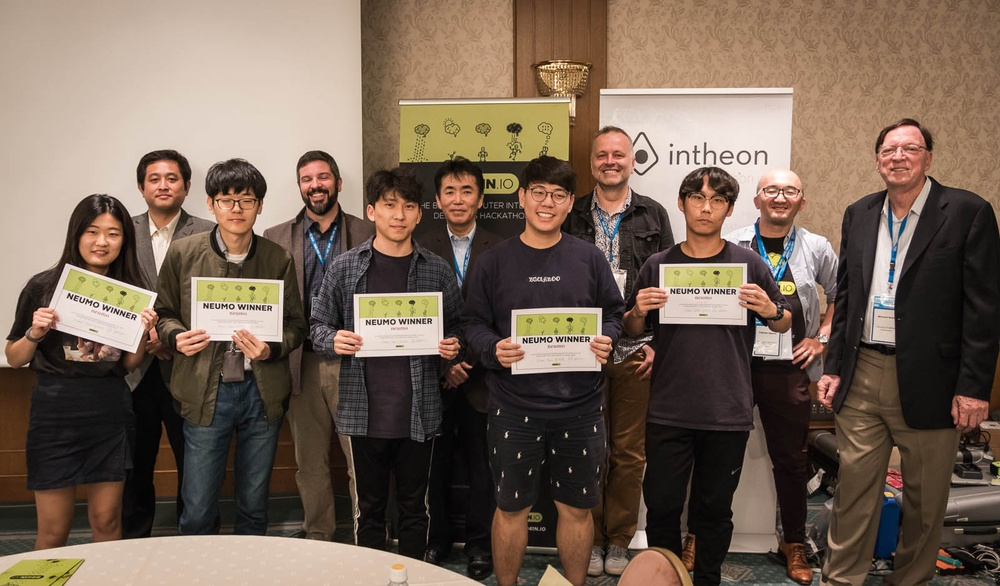
#> input picture [3]PROJECT/Face detection/test.jpg, 1000 x 586 px, shrunk from 1600 x 937 before the run
$ python cv2_test.py
#> lines starting #> are read from the running program, lines starting #| are printed output that depends on the picture; after the words box and inside, x2 and y2 are one past the last pixel; in counts of white or black regions, pixels touching at a corner belong together
import cv2

path = 'C:/Users/jhpark/PycharmProjects/test/venv/Lib/site-packages/cv2/data/'
face_cascade = cv2.CascadeClassifier(path+'haarcascade_frontalface_default.xml')
eye_cascade = cv2.CascadeClassifier(path+'haarcascade_eye.xml')

# img = cv2.imread('test.jpg', cv2.IMREAD_COLOR)
# cv2.imshow('image title', img)
#
# cv2.waitKey(0) & 0xFF
#
# cv2.destroyAllWindows()

img = cv2.imread('test.jpg')
#> img is the input picture: shape (586, 1000, 3); mean B, G, R 84.8, 98.9, 117
gray = cv2.cvtColor(img, cv2.COLOR_BGR2GRAY)
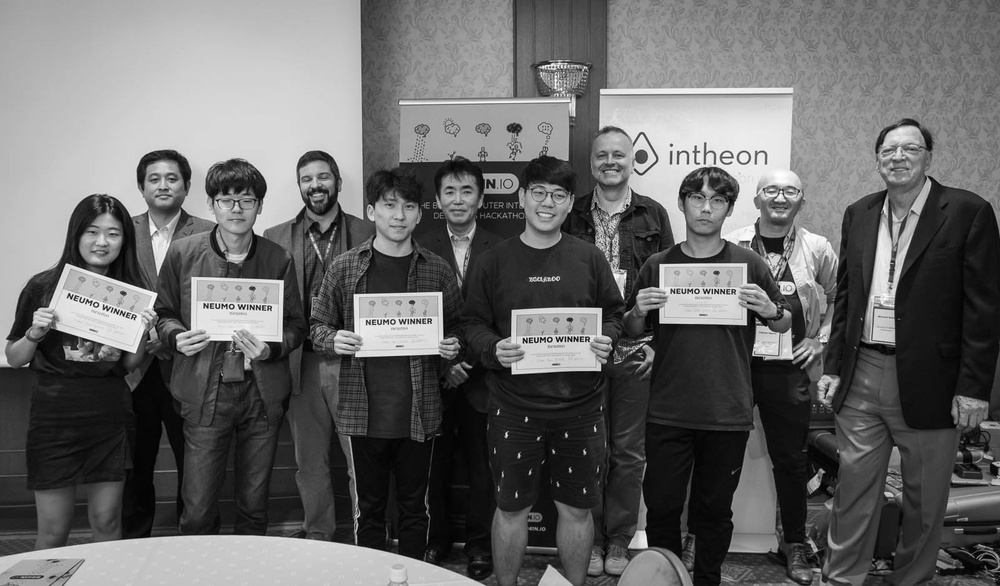
#> gray: shape (586, 1000); min 0, max 255, mean 102.7

faces = face_cascade.detectMultiScale(gray, 1.23, 5)
#> faces = [[585, 135, 49, 49], [874, 128, 52, 52], [136, 158, 54, 54], [292, 158, 49, 49], [522, 174, 54, 54], [432, 171, 52, 52], [371, 184, 57, 57], [74, 212, 55, 55], [680, 178, 55, 55]]

for (x,y,w,h) in faces:
    cv2.rectangle(img, (x,y),(x+w,y+h),(255,0,0),2)
    roi_gray = gray[y:y+h, x:x+w]
    roi_color = img[y:y+h, x:x+w]
    eyes = eye_cascade.detectMultiScale(roi_gray)
    for (ex,ey,ew,eh) in eyes:
        cv2.rectangle(roi_color, (ex,ey), (ex+ew,ey+eh),(0,255,0),2)
#> this loop made 9 passes
#> pass 1, `roi_gray = gray[y:y+h, x:x+w]`:
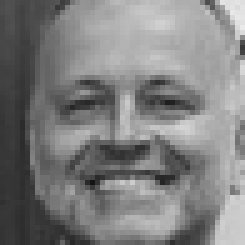
#> roi_gray: shape (49, 49) (shown 5 times larger); min 20, max 234, mean 127
#> pass 1, `roi_color = img[y:y+h, x:x+w]`:
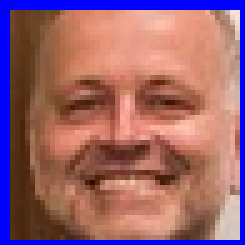
#> roi_color: shape (49, 49, 3) (shown 5 times larger); mean B, G, R 110.3, 99.9, 152.6
#> pass 2, `roi_color = img[y:y+h, x:x+w]`:
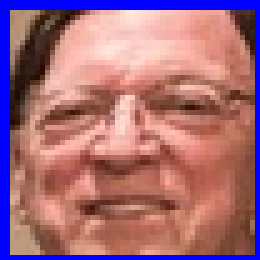
#> roi_color: shape (52, 52, 3) (shown 5 times larger); mean B, G, R 123.4, 108.4, 163.4
#> after the loop:
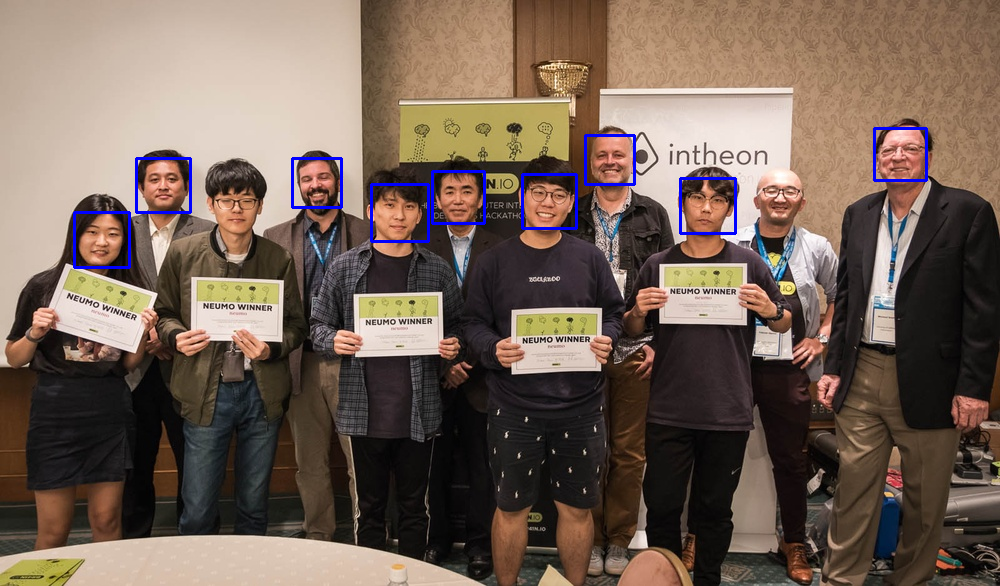
#> img: shape (586, 1000, 3); 0.97% of pixels changed, all inside (x1, y1, x2, y2) = (73, 127, 928, 269)
#> after the loop:
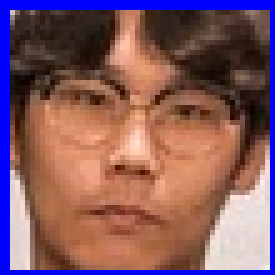
#> roi_color: shape (55, 55, 3) (shown 5 times larger); mean B, G, R 98.4, 90.1, 131.4
#> after the loop:
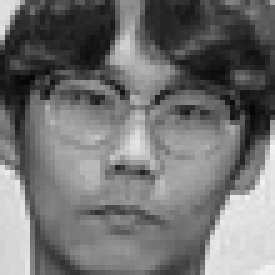
#> roi_gray: shape (55, 55) (shown 5 times larger); min 6, max 241, mean 113.6


cv2.imshow('img', img)
cv2.waitKey(0)
cv2.destroyAllWindows()
